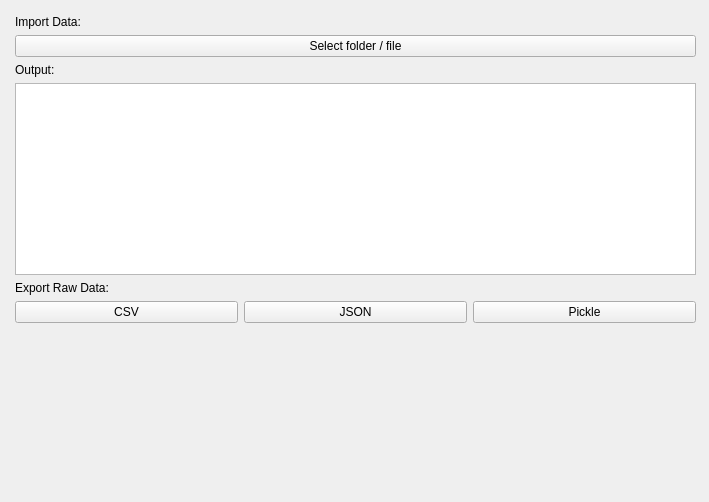
<?xml version="1.0" encoding="UTF-8"?>
<ui version="4.0">
 <class>ImportData</class>
 <widget class="QWidget" name="ImportData">
  <property name="geometry">
   <rect>
    <x>0</x>
    <y>0</y>
    <width>709</width>
    <height>502</height>
   </rect>
  </property>
  <property name="windowTitle">
   <string>Form</string>
  </property>
  <widget class="QWidget" name="verticalLayoutWidget">
   <property name="geometry">
    <rect>
     <x>0</x>
     <y>0</y>
     <width>711</width>
     <height>501</height>
    </rect>
   </property>
   <layout class="QVBoxLayout" name="verticalLayout">
    <property name="leftMargin">
     <number>15</number>
    </property>
    <property name="topMargin">
     <number>15</number>
    </property>
    <property name="rightMargin">
     <number>15</number>
    </property>
    <property name="bottomMargin">
     <number>15</number>
    </property>
    <item>
     <widget class="QLabel" name="lbl_ImportData">
      <property name="text">
       <string>Import Data:</string>
      </property>
     </widget>
    </item>
    <item>
     <widget class="QPushButton" name="pushButton">
      <property name="text">
       <string>Select folder / file</string>
      </property>
     </widget>
    </item>
    <item>
     <widget class="QLabel" name="lbl_Output">
      <property name="text">
       <string>Output:</string>
      </property>
     </widget>
    </item>
    <item>
     <widget class="QPlainTextEdit" name="pte_Output">
      <property name="enabled">
       <bool>true</bool>
      </property>
      <property name="readOnly">
       <bool>true</bool>
      </property>
     </widget>
    </item>
    <item>
     <widget class="QLabel" name="lbl_ExportRawData">
      <property name="text">
       <string>Export Raw Data:</string>
      </property>
     </widget>
    </item>
    <item>
     <layout class="QHBoxLayout" name="horizontalLayout">
      <item>
       <widget class="QPushButton" name="btn_Csv">
        <property name="text">
         <string>CSV</string>
        </property>
       </widget>
      </item>
      <item>
       <widget class="QPushButton" name="btn_Json">
        <property name="text">
         <string>JSON</string>
        </property>
       </widget>
      </item>
      <item>
       <widget class="QPushButton" name="btn_Pickle">
        <property name="text">
         <string>Pickle</string>
        </property>
       </widget>
      </item>
     </layout>
    </item>
    <item>
     <spacer name="verticalSpacer">
      <property name="orientation">
       <enum>Qt::Vertical</enum>
      </property>
      <property name="sizeHint" stdset="0">
       <size>
        <width>20</width>
        <height>40</height>
       </size>
      </property>
     </spacer>
    </item>
   </layout>
  </widget>
 </widget>
 <resources/>
 <connections/>
</ui>
